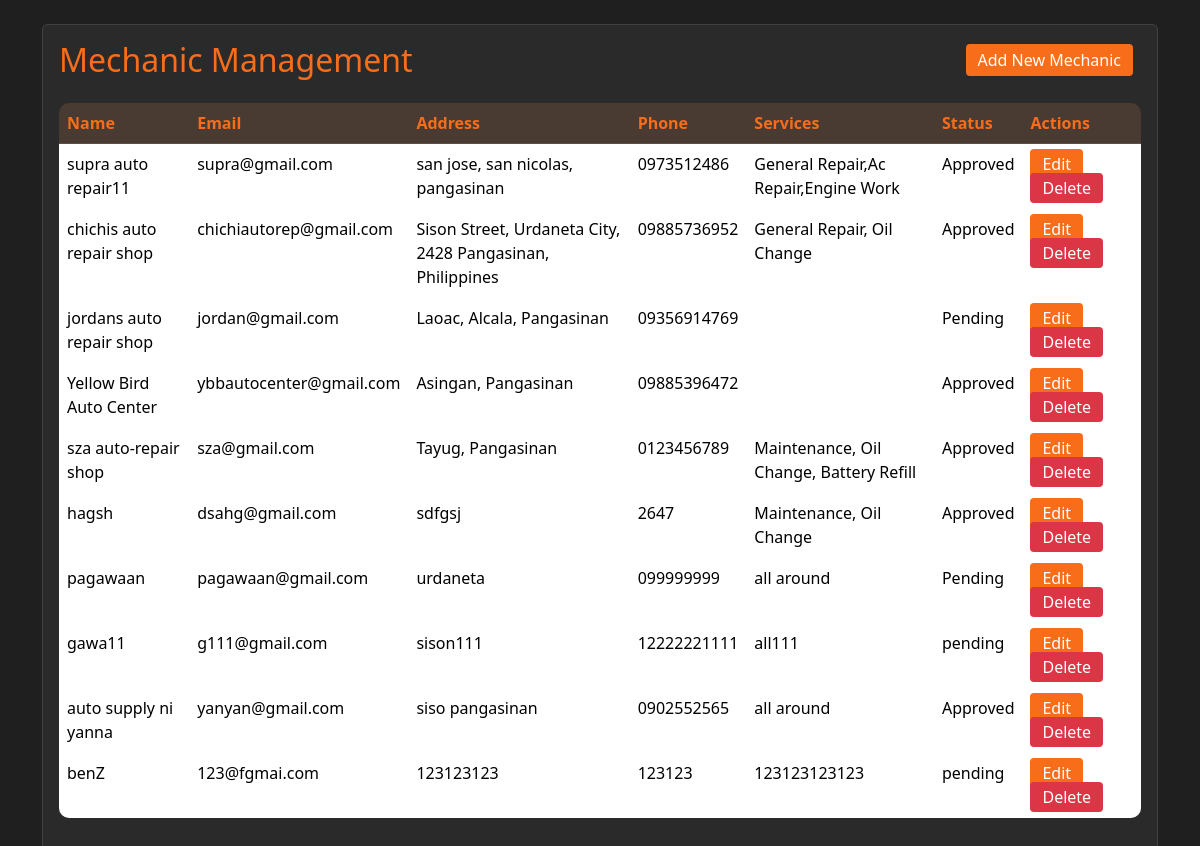
Page /admin/mechanics.php on the committed database.
### tables this page shows
CREATE TABLE `mechanics` (
  `mechid` int(11) NOT NULL,
  `mechName` varchar(500) NOT NULL,
  `mechEmail` varchar(200) NOT NULL,
  `mechaddr` varchar(500) NOT NULL,
  `mechno` varchar(11) NOT NULL,
  `mechpwd` varchar(100) NOT NULL,
  `mech_services` varchar(100) NOT NULL,
  `mech_pfp` varchar(100) NOT NULL,
  `mech_cover` varchar(100) NOT NULL,
  `business_permit` varchar(100) NOT NULL,
  `acc_status` varchar(100) NOT NULL
);

### utils/mechanics.php (called while the page is built, shortened)
<?php
require __DIR__ . '/config.php';
function getMechanics(): array
{
    global $connect;
    $query = "SELECT * FROM mechanics";
    $result = $connect->query($query);
    if ($result && $result->num_rows > 0) {
        $mechanics = $result->fetch_all(MYSQLI_ASSOC);
        return $mechanics;
    } else {
        echo $connect->error;
        return [];
    }
}

### admin/mechanics.php (the view, shortened to what this page needs)
<?php
require '../utils/mechanics.php';
?>
<!doctype html>
<html lang="en">
<head>
    <link href="https://cdn.jsdelivr.net/npm/bootstrap@5.3.3/dist/css/bootstrap.min.css" rel="stylesheet">
</head>
<body>
    <div class="container py-4">
        <div class="card mb-4">
            <div class="card-body">
                <div class="d-flex justify-content-between align-items-center mb-4">
                    <h2 class="card-title mb-0" style="color: #F86D1A;">Mechanic Management</h2>
                    <a href="add_mechanic.php" class="btn btn-action">Add New Mechanic</a>
                </div>
                <div class="table-responsive">
                    <?php
                    $mechanics = getMechanics();
                    if (!empty($mechanics)) {
                        echo '<table class="table table-hover">';
                        echo '<thead><tr>
                                <th>Name</th>
                                <th>Email</th>
                                <th>Address</th>
                                <th>Phone</th>
                                <th>Services</th>
                                <th>Status</th>
                                <th>Actions</th>
                            </tr></thead><tbody>';
                        foreach ($mechanics as $mechanic) {
                            echo '<tr>';
                            echo '<td>' . htmlspecialchars($mechanic['mechName']) . '</td>';
                            echo '<td>' . htmlspecialchars($mechanic['mechEmail']) . '</td>';
                            echo '<td>' . htmlspecialchars($mechanic['mechaddr']) . '</td>';
                            echo '<td>' . htmlspecialchars($mechanic['mechno']) . '</td>';
                            echo '<td>' . htmlspecialchars($mechanic['mech_services']) . '</td>';
                            echo '<td>' . htmlspecialchars($mechanic['acc_status']) . '</td>';
                            echo '<td>
                                    <a href="edit_mechanic.php?mechid=' . $mechanic['mechid'] . '" class="btn-action">Edit</a>
                                    <a href="delete_mechanic.php?id=' . $mechanic['mechid'] . '" class="btn-action btn-delete" onclick="return confirm(\'Are you sure?\')">Delete</a>
                                </td>';
                            echo '</tr>';
                        }
                        echo '</tbody></table>';
                    } else {
                        echo '<div class="text-center text-muted">No mechanics found</div>';
                    }
                    ?>
                </div>
            </div>
        </div>
    </div>
</body>
</html>

### admin/mechanics.php (style rules this page uses)
body { background-color: #1F1F1F; color: white; min-height: 100vh; }
.table { color: white; background-color: rgba(255, 255, 255, 0.05); border-radius: 10px; overflow: hidden; }
.table thead th { background-color: rgba(248, 109, 26, 0.1); border-color: rgba(255, 255, 255, 0.1); color: #F86D1A; }
.table td { border-color: rgba(255, 255, 255, 0.1); }
.btn-action { background-color: #F86D1A; color: white; border: none; padding: 0.25rem 0.75rem; border-radius: 4px; text-decoration: none; margin-right: 0.5rem; transition: background-color 0.3s; }
.btn-delete { background-color: #dc3545; }
.card { background-color: rgba(255, 255, 255, 0.05); border: 1px solid rgba(255, 255, 255, 0.1); }

### rows in the picture
mechanics: mechName "supra auto repair11", mechEmail "supra@gmail.com", mechaddr "san jose, san nicolas, pangasinan", mechno "0973512486", mech_services "General Repair,Ac Repair,Engine Work", acc_status "Approved"
mechanics: mechName "chichis auto repair shop", mechEmail "chichiautorep@gmail.com", mechaddr "Sison Street, Urdaneta City, 2428 Pangasinan, Philippines", mechno "09885736952", mech_services "General Repair, Oil Change", acc_status "Approved"
mechanics: mechName "jordans auto repair shop", mechEmail "jordan@gmail.com", mechaddr "Laoac, Alcala, Pangasinan", mechno "09356914769", acc_status "Pending"
mechanics: mechName "Yellow Bird Auto Center", mechEmail "ybbautocenter@gmail.com", mechaddr "Asingan, Pangasinan", mechno "09885396472", acc_status "Approved"
mechanics: mechName "sza auto-repair shop", mechEmail "sza@gmail.com", mechaddr "Tayug, Pangasinan", mechno "0123456789", mech_services "Maintenance, Oil Change, Battery Refill", acc_status "Approved"
mechanics: mechName "hagsh", mechEmail "dsahg@gmail.com", mechaddr "sdfgsj", mechno "2647", mech_services "Maintenance, Oil Change", acc_status "Approved"
mechanics: mechName "pagawaan", mechEmail "pagawaan@gmail.com", mechaddr "urdaneta", mechno "099999999", mech_services "all around", acc_status "Pending"
mechanics: mechName "gawa11", mechEmail "g111@gmail.com", mechaddr "sison111", mechno "12222221111", mech_services "all111", acc_status "pending"
mechanics: mechName "auto supply ni yanna", mechEmail "yanyan@gmail.com", mechaddr "siso pangasinan", mechno "0902552565", mech_services "all around", acc_status "Approved"
mechanics: mechName "benZ", mechEmail "123@fgmai.com", mechaddr "123123123", mechno "123123", mech_services "123123123123", acc_status "pending"
